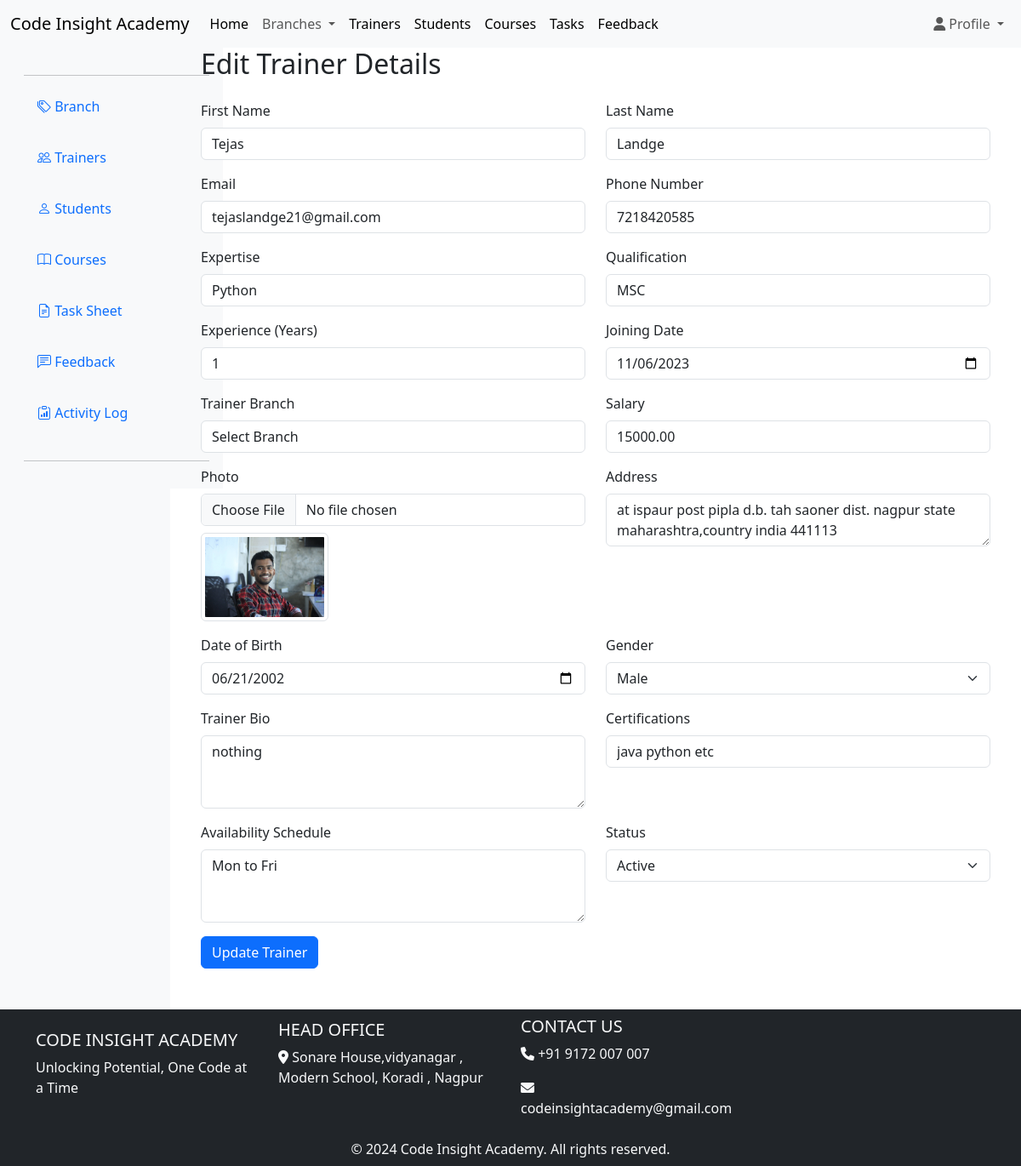
The page /edit/edit_trainer.php?trainer_id=13 (signed in) on the database its author committed.
### tables this page shows
CREATE TABLE `trainers` (
  `trainer_id` int(11) NOT NULL,
  `first_name` varchar(100) DEFAULT NULL,
  `last_name` varchar(100) DEFAULT NULL,
  `email` varchar(255) DEFAULT NULL,
  `phone_number` varchar(20) DEFAULT NULL,
  `expertise` varchar(255) DEFAULT NULL,
  `qualification` varchar(255) DEFAULT NULL,
  `experience_years` int(11) DEFAULT NULL,
  `joining_date` date DEFAULT NULL,
  `trainer_branch` varchar(255) NOT NULL,
  `status` enum('active','inactive') DEFAULT NULL,
  `salary` decimal(10,2) DEFAULT NULL,
  `photo` varchar(255) DEFAULT NULL,
  `address` varchar(255) DEFAULT NULL,
  `date_of_birth` date DEFAULT NULL,
  `gender` enum('male','female','other') DEFAULT NULL,
  `trainer_bio` text DEFAULT NULL,
  `certifications` varchar(255) DEFAULT NULL,
  `availability_schedule` varchar(255) DEFAULT NULL
);

### edit/edit_trainer.php (the view, shortened to what this page needs)
<?php
include '../superadmin/log_activity.php';
if (isset($_GET['trainer_id'])) {
    $trainer_id = $_GET['trainer_id'];
    $sql_fetch = "SELECT * FROM trainers WHERE trainer_id = ?";
    $stmt_fetch = $conn->prepare($sql_fetch);
    $stmt_fetch->bind_param("i", $trainer_id);
    $stmt_fetch->execute();
    $result = $stmt_fetch->get_result();
    if ($result->num_rows > 0) {
        $trainer = $result->fetch_assoc();
    } else {
        echo "Trainer not found.";
        exit;
    }
} else {
    echo "Invalid request.";
    exit;
}
?>
<!DOCTYPE html>
<html lang="en">
<head>
    <link rel="stylesheet" href="https://maxcdn.bootstrapcdn.com/bootstrap/4.5.2/css/bootstrap.min.css">
</head>
<body>
    <div style="position: sticky; top:0;">
        <?php include '../includes/header.php'; ?>
    </div>
    <div class="container-fluid">
        <div class="row">
            <nav id="sidebar" class="col-md-3 col-lg-2 d-none d-md-block bg-light sidebar position-sticky"
                style="top: 0;">
                <?php include '../includes/sidebar.php'; ?>
            </nav>
            <main class="col-12 col-md-9 ms-sm-auto col-lg-10 px-md-4">
                <div class="container ">
                    <h2 class="mb-4">Edit Trainer Details</h2>
                    <form action="" method="POST" enctype="multipart/form-data">
                        <div class="row">
                            <div class="col-md-6 mb-3">
                                <label for="first_name" class="form-label">First Name</label>
                                <input type="text" class="form-control" id="first_name" name="first_name"
                                    value="<?php echo htmlspecialchars($trainer['first_name']); ?>" required>
                            </div>
                            <div class="col-md-6 mb-3">
                                <label for="last_name" class="form-label">Last Name</label>
                                <input type="text" class="form-control" id="last_name" name="last_name"
                                    value="<?php echo htmlspecialchars($trainer['last_name']); ?>" required>
                            </div>
                        </div>
                        <div class="row">
                            <div class="col-md-6 mb-3">
                                <label for="email" class="form-label">Email</label>
                                <input type="email" class="form-control" id="email" name="email"
                                    value="<?php echo htmlspecialchars($trainer['email']); ?>" required>
                            </div>
                            <div class="col-md-6 mb-3">
                                <label for="phone_number" class="form-label">Phone Number</label>
                                <input type="tel" class="form-control" id="phone_number" name="phone_number"
                                    value="<?php echo htmlspecialchars($trainer['phone_number']); ?>" required>
                            </div>
                        </div>
                        <div class="row">
                            <div class="col-md-6 mb-3">
                                <label for="expertise" class="form-label">Expertise</label>
                                <input type="text" class="form-control" id="expertise" name="expertise"
                                    value="<?php echo htmlspecialchars($trainer['expertise']); ?>" required>
                            </div>
                            <div class="col-md-6 mb-3">
                                <label for="qualification" class="form-label">Qualification</label>
                                <input type="text" class="form-control" id="qualification" name="qualification"
                                    value="<?php echo htmlspecialchars($trainer['qualification']); ?>" required>
                            </div>
                        </div>
                        <div class="row">
                            <div class="col-md-6 mb-3">
                                <label for="experience_years" class="form-label">Experience (Years)</label>
                                <input type="number" class="form-control" id="experience_years" name="experience_years"
                                    value="<?php echo htmlspecialchars($trainer['experience_years']); ?>" required>
                            </div>
                            <div class="col-md-6 mb-3">
                                <label for="joining_date" class="form-label">Joining Date</label>
                                <input type="date" class="form-control" id="joining_date" name="joining_date"
                                    value="<?php echo htmlspecialchars($trainer['joining_date']); ?>" required>
                            </div>
                        </div>
                        <div class="row">
                            <div class="col-md-6 mb-3">
                                <label for="trainer_branch" class="form-label">Trainer Branch</label>
                                <select class="form-control" id="trainer_branch" name="trainer_branch"  required>
                                    <option value="">Select Branch</option>
                                </select>
                            </div>
                            <div class="col-md-6 mb-3">
                                <label for="salary" class="form-label">Salary</label>
                                <input type="number" class="form-control" id="salary" name="salary"
                                    value="<?php echo htmlspecialchars($trainer['salary']); ?>" required>
                            </div>
                        </div>
                        <div class="row">
                            <div class="col-md-6 mb-3">
                                <label for="photo" class="form-label">Photo</label>
                                <input type="file" class="form-control" id="photo" name="photo" accept="image/*">
                                <img src="../trainer_profile/<?php echo htmlspecialchars($trainer['photo']); ?>"
                                    alt="Trainer Photo" class="img-thumbnail mt-2" width="150">
                            </div>
                            <div class="col-md-6 mb-3">
                                <label for="address" class="form-label">Address</label>
                                <textarea class="form-control" id="address" name="address" rows="2"
                                    required><?php echo htmlspecialchars($trainer['address']); ?></textarea>
                            </div>
                        </div>
                        <div class="row">
                            <div class="col-md-6 mb-3">
                                <label for="date_of_birth" class="form-label">Date of Birth</label>
                                <input type="date" class="form-control" id="date_of_birth" name="date_of_birth"
                                    value="<?php echo htmlspecialchars($trainer['date_of_birth']); ?>" required>
                            </div>
                            <div class="col-md-6 mb-3">
                                <label for="gender" class="form-label">Gender</label>
                                <select class="form-select" id="gender" name="gender" required>
                                    <option value="Male" <?php echo ($trainer['gender'] == 'Male') ? 'selected' : ''; ?>>
                                        Male</option>
                                </select>
                            </div>
                        </div>
                        <div class="row">
                            <div class="col-md-6 mb-3">
                                <label for="trainer_bio" class="form-label">Trainer Bio</label>
                                <textarea class="form-control" id="trainer_bio" name="trainer_bio" rows="3"
                                    required><?php echo htmlspecialchars($trainer['trainer_bio']); ?></textarea>
                            </div>
                            <div class="col-md-6 mb-3">
                                <label for="certifications" class="form-label">Certifications</label>
                                <input type="text" class="form-control" id="certifications" name="certifications"
                                    value="<?php echo htmlspecialchars($trainer['certifications']); ?>" required>
                            </div>
                        </div>
                        <div class="row">
                            <div class="col-md-6 mb-3">
                                <label for="availability_schedule" class="form-label">Availability Schedule</label>
                                <textarea class="form-control" id="availability_schedule" name="availability_schedule"
                                    rows="3"
                                    required><?php echo htmlspecialchars($trainer['availability_schedule']); ?></textarea>
                            </div>
                            <div class="col-md-6 mb-3">
                                <label for="status" class="form-label">Status</label>
                                <select class="form-select" id="status" name="status" required>
                                    <option value="active" <?php echo ($trainer['status'] == 'active') ? 'selected' : ''; ?>>Active</option>
                                </select>
                            </div>
                        </div>
                        <button type="submit" class="btn btn-primary mb-5 ">Update Trainer</button>
                    </form>
                </div>
            </main>
        </div>
    </div>
    <?php
    include '../includes/footer.php';
    ?>
</body>
</html>

### rows shown on the page
trainers: first_name "Tejas", last_name "Landge", email "tejaslandge21@gmail.com", phone_number "7218420585", expertise "Python", qualification "MSC", experience_years "1", joining_date "11/06/2023", salary "15000.00", photo (picture), address "at ispaur post pipla d.b. tah saoner dist. nagpur state maharashtra,country india 441113", date_of_birth "06/21/2002", trainer_bio "nothing", certifications "java python etc", availability_schedule "Mon to Fri", status "Active"
